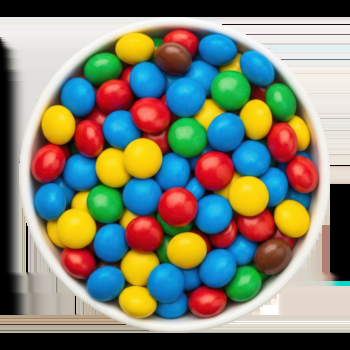
#> input picture images/bowl-full-of-colorful-chocolate-candy-png.png, 350 x 350 px, given in place of the camera
$ python hsv_picker.py
#> lines starting #> are read from the running program, lines starting #| are printed output that depends on the picture; after the words box and inside, x2 and y2 are one past the last pixel; in counts of white or black regions, pixels touching at a corner belong together
"""
You Can Adjust the Color You Want To Detect In HSV
"""

import cv2
import numpy as np

def nothing (x):
    pass

cap = cv2.VideoCapture(0)

cv2.namedWindow("Trackbars")
cv2.createTrackbar("LH", "Trackbars", 0, 179, nothing) # 0, 255
#> slider 'LH' is set to 35
cv2.createTrackbar("LS", "Trackbars", 0, 255, nothing) # 0, 255
#> slider 'LS' is set to 51
cv2.createTrackbar("LV", "Trackbars", 0, 255, nothing) # 0, 255
#> slider 'LV' is set to 51
cv2.createTrackbar("UH", "Trackbars", 179, 179, nothing) # 255, 255
cv2.createTrackbar("US", "Trackbars", 255, 255, nothing) # 255, 255
cv2.createTrackbar("UV", "Trackbars", 255, 255, nothing) # 255, 255

while True:
    # frame = cv2.imread('./images/smarties.png') # Read image
    ret, frame = cap.read()
#> frame is the input picture: shape (350, 350, 3); mean B, G, R 112.3, 128.9, 127.2
    if not ret:
        break

    hsv = cv2.cvtColor(frame, cv2.COLOR_BGR2HSV)
#> hsv: shape (350, 350, 3); mean H, S, V 49.5, 122, 166.6

    lh = cv2.getTrackbarPos("LH", "Trackbars")
    ls = cv2.getTrackbarPos("LS", "Trackbars")
    lv = cv2.getTrackbarPos("LV", "Trackbars")
    uh = cv2.getTrackbarPos("UH", "Trackbars")
    us = cv2.getTrackbarPos("US", "Trackbars")
    uv = cv2.getTrackbarPos("UV", "Trackbars")

    lower = np.array([lh, ls, lv])
    upper = np.array([uh, us, uv])

    mask = cv2.inRange(hsv, lower, upper)
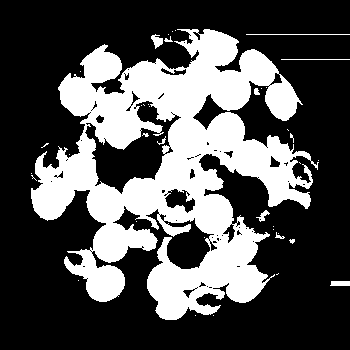
#> mask: shape (350, 350); 32.3% white; 39 white regions (28 under 20 px), largest, box (x1, y1, x2, y2) and area: (31, 29, 319, 320) 38981, (246, 34, 350, 35) 104, (151, 34, 163, 49) 102
    result = cv2.bitwise_and(frame, frame, mask=mask)
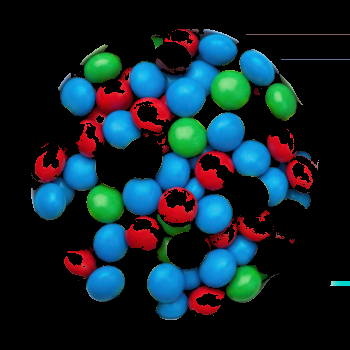
#> result: shape (350, 350, 3); mean B, G, R 41.5, 34.9, 18.2

    # cv2.imshow("Frame", frame)
    cv2.imshow("Mask", mask)
    cv2.imshow("Result", result)

    if cv2.waitKey(1) & 0xFF == 27:
#> (key Esc is pressed here)
        break

cap.release()
cv2.destroyAllWindows()
